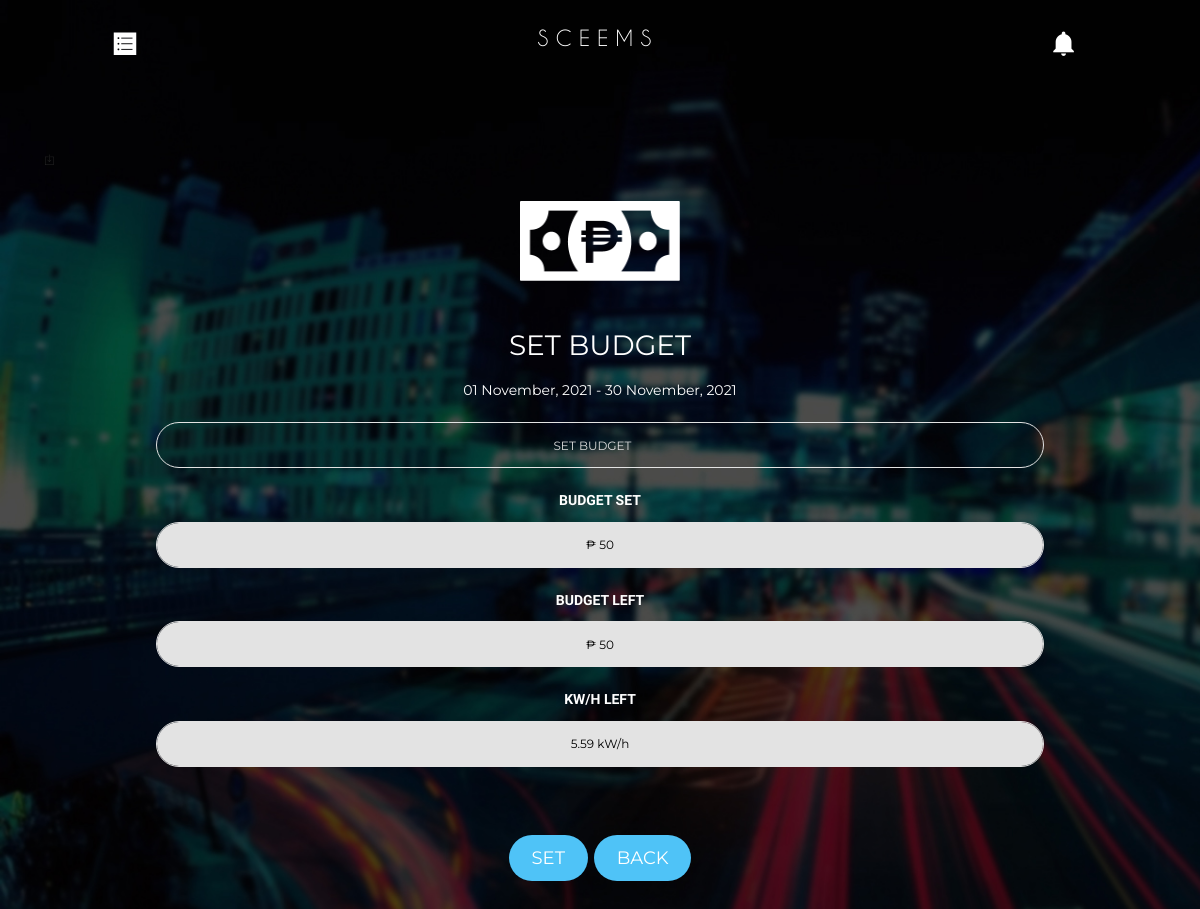
/setbudget.php (signed in), run on the app's committed database.
### tables this page shows
CREATE TABLE `budget_set` (
  `budget_set_id` int(11) NOT NULL,
  `account_id` int(11) NOT NULL,
  `budget_set` decimal(20,6) NOT NULL,
  `budget_consumed` decimal(20,6) NOT NULL,
  `kilowatts_consumed` decimal(20,6) NOT NULL,
  `month` varchar(25) NOT NULL,
  `year` varchar(5) NOT NULL,
  `budget_set_status` varchar(25) NOT NULL
);

### setbudget.php (the view, shortened to what this page needs)
<?php session_start();
$account_id = $_SESSION['account_number'];
$account_type_id = $_SESSION['account_type_id'];
$month = date("F");
$year = date("Y");
$firstday = date('01 F, Y');
$lastday = date('t F, Y');
?>
<!DOCTYPE html>
<html lang="en">
<head>
	<link rel="stylesheet" href="assets/css/bootstrap.min.css">
	<link rel="stylesheet" href="assets/css/ionicons.min.css">
	<link rel="stylesheet" href="assets/css/owl.carousel.css">
	<link rel="stylesheet" href="assets/css/owl.theme.css">
	<link rel="stylesheet" href="assets/css/animate.css">
	<link rel="stylesheet" href="assets/css/style.css">
	<link href="uiassets/css/bootstrap.min.css" rel="stylesheet" />
	<link href="uiassets/css/now-ui-kit.css?v=1.1.0" rel="stylesheet" />
	<link rel="stylesheet" href="https://maxcdn.bootstrapcdn.com/font-awesome/latest/css/font-awesome.min.css" />
	<link rel="stylesheet" href="assets/css/ownstyle.css">
</head>
<body id="banner">
	<header class="sticky" id="header">
		<section class="container">
			<section class="row" id="logo_menu">
<section style =" -ms-flex: 0 0 16.666667%;  flex: 0 0 16.666667%; max-width: 16.666667%;"><center>
				<button class="btn btn-link ion-ios-list icons"  onclick="location.href = 'billcyclelog.php';" style="	color:white; margin-top:0px; text-align:center;"></button>
	</center></section>
						<section  style ="  flex: 0 0 65.666667%; max-width: 66.666667%; "><center><a class="logo" href=""> S C E E M S</a></center></section>
<section  style ="-ms-flex: 0 0 16.666667%;  flex: 0 0 16.666667%;  max-width: 16.666667%;"><center>
	<div class="dropdown " >
		<button class="dropbtn ion-android-notifications icons" style="	color:white;"></button><span class="label label-pill label-danger count " style="border-radius:10px;"></span>
	</div>
	</center></section>
			</section>
		</section>
	</header>
	<div class="wrappper">
		<section class="container" style =  "padding-top: 150px; padding-bottom:150px">
			<i class="ion-ios-download-outline"></i>
			<center><img style = "color:#fff;  margin-bottom:15px; margin-top:30px;" src = "assets/img/icon-peso.png" height = "80px" width = "160px"/>
				<h3 style = "color:#fff; margin-bottom:15px; margin-top:30px;">SET BUDGET</h3></center>
				<form id = "budget_set_form" enctype="multipart/form-data">
					<center>
							 <span style= "color:#fff;"><?php echo $firstday, " - ", $lastday ?> </span><br><br>
							<input type = "number" class = "form-control btn-block input-lg" min = 0  style="color:#fff; text-align:center; font-size:30;" name="set_budget" placeholder= "SET BUDGET" required/><br>
							<?php
							include "connection.php";
							$sqlpricetotal = "SELECT SUM(rate) AS 'Rate_TOTAL' FROM price_rates WHERE account_type_id = $account_type_id AND rate_status = 'new';";
				      $resultpricetotal = $conn ->query($sqlpricetotal);
				      while($row = $resultpricetotal->fetch_assoc()){
				      $tblPricePerKw = $row['Rate_TOTAL'];
				      }
							$sqlbudgetset = "SELECT * FROM budget_set WHERE account_id = $account_id AND month = '$month' AND year = '$year' ;";
							$resultbudgetset = $conn ->query($sqlbudgetset);
							$num_rows = mysqli_num_rows($resultbudgetset);
							if($num_rows == 0 ){
							}
							elseif($resultbudgetset -> num_rows > 0){
								while($row = $resultbudgetset->fetch_assoc()){
									$tblBudgetSet = $row['budget_set'];
									$tblBudgetConsumed = $row['budget_consumed'];
									$tblKillowatsConsumed = $row['kilowatts_consumed'];
									$totalKilowatts =$tblBudgetSet/$tblPricePerKw;
									$KilowattsLeft =$totalKilowatts -$tblKillowatsConsumed;
								?>
								<p style = "color:#fff"><b> BUDGET SET</b></P>
									<input type = "text" class = "form-control btn-block input-lg"  style="color:#000; text-align:center; font-size:30;" name="budget_set" placeholder= "BUDGET SET"  value = "<?php echo "₱ ", round($tblBudgetSet)?>" disabled/><br>
									<p style = "color:#fff"><b> BUDGET LEFT </b></P>
										<input type="text" class = "form-control btn-block input-lg"  style="color:#000; text-align:center; font-size:30;" name = "budget_consumed" value = "<?php echo "₱ ", round($tblBudgetConsumed,2)?>" disabled/><br>
										<p style = "color:#fff"><b> KW/H LEFT </b></P>
											<input type="text" class = "form-control btn-block input-lg" style="color:#000; text-align:center; font-size:30;" name = "kilowatts_consumed" value = "<?php echo  round($KilowattsLeft,2), " kW/h"?>" disabled/><br>
									<?php }
								}?>
										<input type = "text" class = "form-control btn-block input-lg"  name="month" value= "<?php echo $month ?>" hidden/><br>
										<input type = "text" class = "form-control btn-block input-lg"  name="year" value= "<?php echo $year ?>" hidden/><br>
										<button type="submit" class="btn btn-primary btn-round ">SET</button>
										<button type="button" class="btn btn-primary btn-round " onclick="location.href = 'budget&powersettings.php';">BACK</button></center>
									</form>
								</section>
							</div>
				</body>
				</html>

### assets/css/style.css (style rules this page uses)
* { outline: none !important; }
body { font-family: 'Lato', Calibri, Arial, sans-serif; color: #222; }
h1, h2, h3, h4, h5, h6 { font-family: 'Roboto', sans-serif; }
p, a, li { font-family: 'Oxygen', sans-serif; }
a { transition: all 0.3s ease-out; position: relative; padding: .5em; margin: -.5em; }
.sticky { position: fixed; width: 100%; background: transparent; padding: 15px 0px; transition: all 0.5s; z-index: 99999; }
.logo { font-family: 'caviar_dreams'; color: #fff; font-size: 2em; line-height: 1.6; }
#logo_menu { padding: 5px 0px; }
#banner { background: url(../img/bg.jpg); background-size: cover; background-attachment: fixed; position: relative; }

### assets/css/ownstyle.css (style rules this page uses)
input { display:none }
.btn-primary { background-color:#4fc3f7; color: #FFFFFF; font-size:18px; }
.btn-block { display:block; width:80% }
.dropbtn { background-color: transparent; color: white; padding: 2px; font-size: 16px; border: none; cursor: pointer; }
.dropdown { position: relative; display: inline-block; }
@media screen and (max-device-width : 1920px) { .icons { font-size: 40px; } }
@media screen and (max-device-width : 1920px) { .logo { font-family: 'caviar_dreams'; color: #fff; font-size: 2em; line-height: 1.6; } }
@media (max-width: 1580px) { .icons { font-size: 30px; } }
@media (max-width: 1580px) { .logo { font-family: 'caviar_dreams'; color: #fff; font-size: 1.5em; line-height: 1.6; } }

### data on the page
budget_set: budget_set "₱ 50", budget_consumed "₱ 50", kilowatts_consumed "5.59 kW/h"
